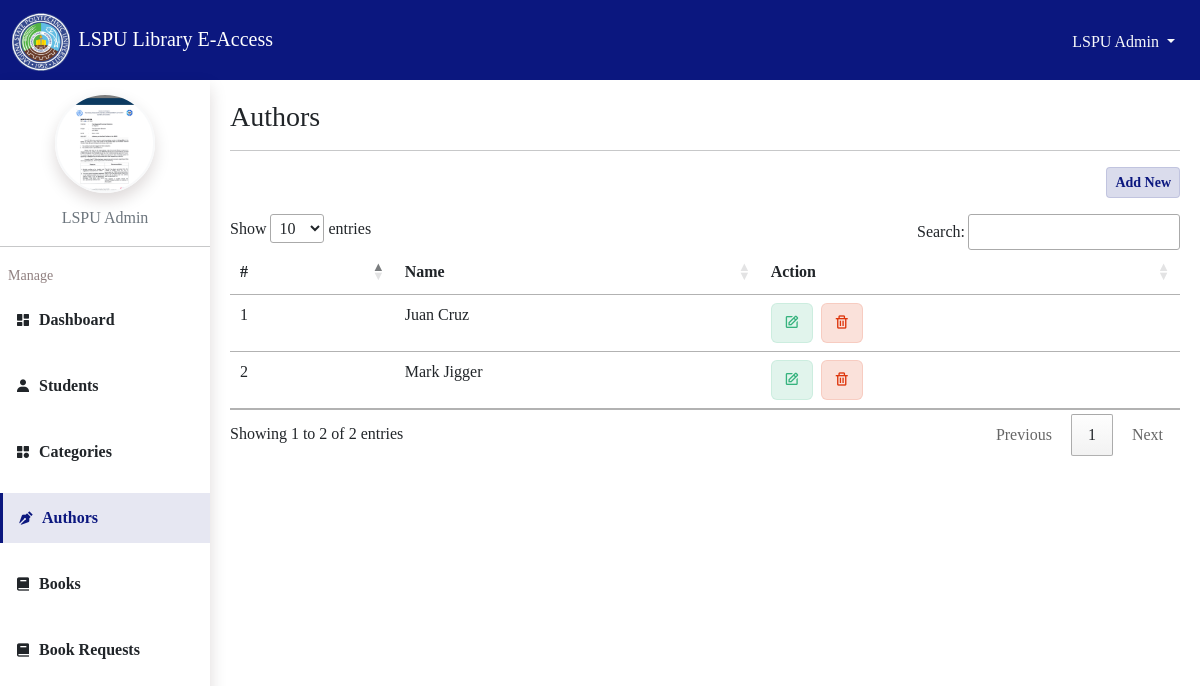
The page /admin/authors (signed in) on the database its author committed.
### tables this page shows
CREATE TABLE admin (
    id INTEGER PRIMARY KEY AUTOINCREMENT,
    email TEXT UNIQUE NOT NULL,
    username TEXT NOT NULL,
    password TEXT NOT NULL,
    name TEXT NOT NULL,
    photo TEXT NOT NULL
);

CREATE TABLE authors(
    id INTEGER PRIMARY KEY AUTOINCREMENT,
    name TEXT NOT NULL
);

### app/admin.py (the view)
@bp.route('/authors')
@login_required
def authors():
    db = get_db()
    authors = db.execute('SELECT * FROM authors').fetchall()
    return render_template('admin/authors.html.jinja',authors=authors,len=len(authors))

### app/admin.py (called while the page is built)
@bp.before_app_request
def loadAdmin():
    if 'admin_id' in session:
        adminId = session['admin_id']
        db = get_db()
        admin = db.execute("SELECT * FROM admin WHERE id = ?", (adminId,)).fetchone()
    else:
        admin = None
    g.current_url = request.base_url
    g.admin = admin

### app/admin_auth.py (called while the page is built)
@bp.before_app_request
def load_logged_in_user():
    account_id = session.get('admin_id')
    if account_id is None:
        g.admin = None
    else:
        g.admin = get_db().execute(
            'SELECT * FROM admin WHERE id = ?', (account_id,)
        ).fetchone()

def login_required(view):
    @functools.wraps(view)
    def wrapped_view(**kwargs):
        if g.admin is None:
            return redirect(url_for('admin_auth.signin'))
        return view(**kwargs)
    return wrapped_view

### app/db.py (called while the page is built)
def get_db():
    if 'db' not in g:
        g.db = sqlite3.connect(
            current_app.config['DATABASE'],
            detect_types=sqlite3.PARSE_DECLTYPES
        )
        g.db.row_factory = sqlite3.Row
    return g.db

### app/students_auth.py (called while the page is built)
@bp.before_app_request
def load_logged_in_user():
    account_id = session.get('student_id')
    if account_id is None:
        g.student = None
    else:
        g.student = get_db().execute(
            'SELECT * FROM students WHERE id = ?', (account_id,)
        ).fetchone()

### app/templates/admin/authors.html.jinja (shortened to what this page needs)
{%extends 'admin/base.html.jinja'%}
{%block content%}
<div class="container">
    <h3>Authors</h3>
    <hr>
    <div class="text-end mb-3">
        <button class="btn btn-sm btn-c-primary" type="button" data-bs-toggle="modal" data-bs-target="#add-modal">
            Add New
        </button>
    </div>
    <div class="table-responsive-sm">
        <table class="table" id="table">
            <thead>
                <tr>
                    <th>#</th>
                    <th>Name</th>
                    <th>Action</th>
                </tr>
            </thead>
            <tbody>
                {%for i in range(0,len)%}
                <tr>
                    <td>{{i + 1}}</td>
                    <td>{{authors[i].name}}</td>
                    <td>
                        <button class="btn fs-6 pt-2 btn-c-success me-1" data-bs-target="#edit-modal"
                            data-bs-toggle="modal" data-id="{{authors[i].id}}">
                            <i class="bx bx-edit fs-6"></i>
                        </button>
                        <button class="btn fs-6 pt-2 btn-c-danger delete" data-id="{{authors[i].id}}">
                            <i class="bx bx-trash fs-6"></i>
                        </button>
                    </td>
                </tr>
                {%endfor%}
            </tbody>
        </table>
    </div>
</div>
{%endblock%}

### app/templates/admin/base.html.jinja (shortened to what this page needs)
<!DOCTYPE html>
<html lang="en">
<head>
    <link rel="stylesheet" href="{{url_for('static',filename='css/custom.css')}}">
    <link rel="stylesheet" href="{{url_for('static',filename='css/admin.css')}}">
    <link href='https://unpkg.com/boxicons@2.1.4/css/boxicons.min.css' rel='stylesheet'>
    <link rel="stylesheet" href="https://cdn.datatables.net/1.12.1/css/jquery.dataTables.min.css">
    <link rel="stylesheet" href="https://cdn.jsdelivr.net/npm/sweetalert2@11.6.5/dist/sweetalert2.min.css">
</head>
<body class="">
    <nav class="navbar navbar-dark bg-primary" id="navbar">
        <div class="container-fluid">
            <a href="{{url_for('index')}}" class="navbar-brand">
                <img src="{{url_for('static',filename='images/lspu_seal-6 1.png')}}" alt="logo"
                    class="logo img-fluid me-1">
                <span class="d-none d-lg-inline d-md-inline">LSPU Library E-Access</span>
            </a>
            <div class="dropdown">
                <button class="btn btn-link text-decoration-none text-light dropdown-toggle" data-bs-toggle="dropdown"
                    aria-expanded="false">
                    {{g.admin.name}}
                </button>
            </div>
        </div>
    </nav>
    <main>
        {% include 'admin/components/sidebar.html.jinja'%}
        <div class="main-content">
            {%block content%} {%endblock%}
        </div>
    </main>
</body>
</html>

### app/templates/admin/components/sidebar.html.jinja
<aside id="sidebar" class="shadow">
    <div class="header">
        <div class="user-photo shadow border-light border border-2" data-img="{{g.admin.photo}}"></div>
        <p class="text-center fs-6  text-secondary text-capitalize">
            {{g.admin.name}}
        </p>
    </div>
    <hr>
    <ul class="nav flex-column">
        <li class="nav-item ps-2 mb-2 text-black-50">
            <small>Manage</small>
        </li>
        <li class="nav-item mb-3">
            <a href="{{url_for('admin.dashboard')}}" class="nav-link link-dark fw-bold">
                <i class="bx bxs-dashboard me-2"></i>
                <span>Dashboard</span>
            </a>
        </li>
        <li class="nav-item mb-3">
            <a href="{{url_for('admin.students')}}" class="nav-link link-dark fw-bold ">
                <i class="bx bxs-user me-2"></i>
                <span>Students</span>
            </a>
        </li>
        <li class="nav-item mb-3">
            <a href="{{url_for('admin.categories')}}" class="nav-link link-dark fw-bold ">
                <i class="bx bxs-category me-2"></i>
                <span>Categories</span>
            </a>
        </li>
        <li class="nav-item mb-3">
            <a href="{{url_for('admin.authors')}}" class="nav-link link-dark fw-bold ">
                <i class="bx bxs-pen me-2"></i>
                <span>Authors</span>
            </a>
        </li>
        <li class="nav-item mb-3">
            <a href="{{url_for('admin.books')}}" class="nav-link link-dark fw-bold ">
                <i class="bx bxs-book me-2"></i>
                <span>Books</span>
            </a>
        </li>
        <li class="nav-item mb-3">
            <a href="{{url_for('admin.rentals')}}" class="nav-link link-dark fw-bold ">
                <i class="bx bxs-book me-2"></i>
                <span>Book Requests</span>
            </a>
        </li>
    </ul>
</aside>

### app/static/css/admin.css (style rules this page uses)
body { padding: 0; margin: 0; }
#navbar { height: 80px; }
#navbar .logo { width: 3.6rem; height: 3.6rem; }
main #sidebar { position: fixed; left: 0; top: 80px; height: 100vh; width: 210px; background: #fff; overflow-y: auto; }
main #sidebar .nav-link { padding: 13px 15px; display: flex; align-items: center; }
main #sidebar .nav-link.active { background: rgba(11, 23, 127, 0.1) !important; border-left: 3px solid #0B177F; color: #0B177F !important; }
main .main-content { margin-left: 210px; padding: 20px 8px; }
.user-photo { width: 100px; height: 100px; margin: 13px auto; border-radius: 50%; box-sizing: border-box; background-position: center !important; background-repeat: no-repeat !important; background-size: cover !important; }

### rows shown on the page
admin: admin.name "LSPU Admin"
authors: name "Juan Cruz"
authors: name "Mark Jigger"

### other values the page prints
{{ i + 1 }} "1" "2"
